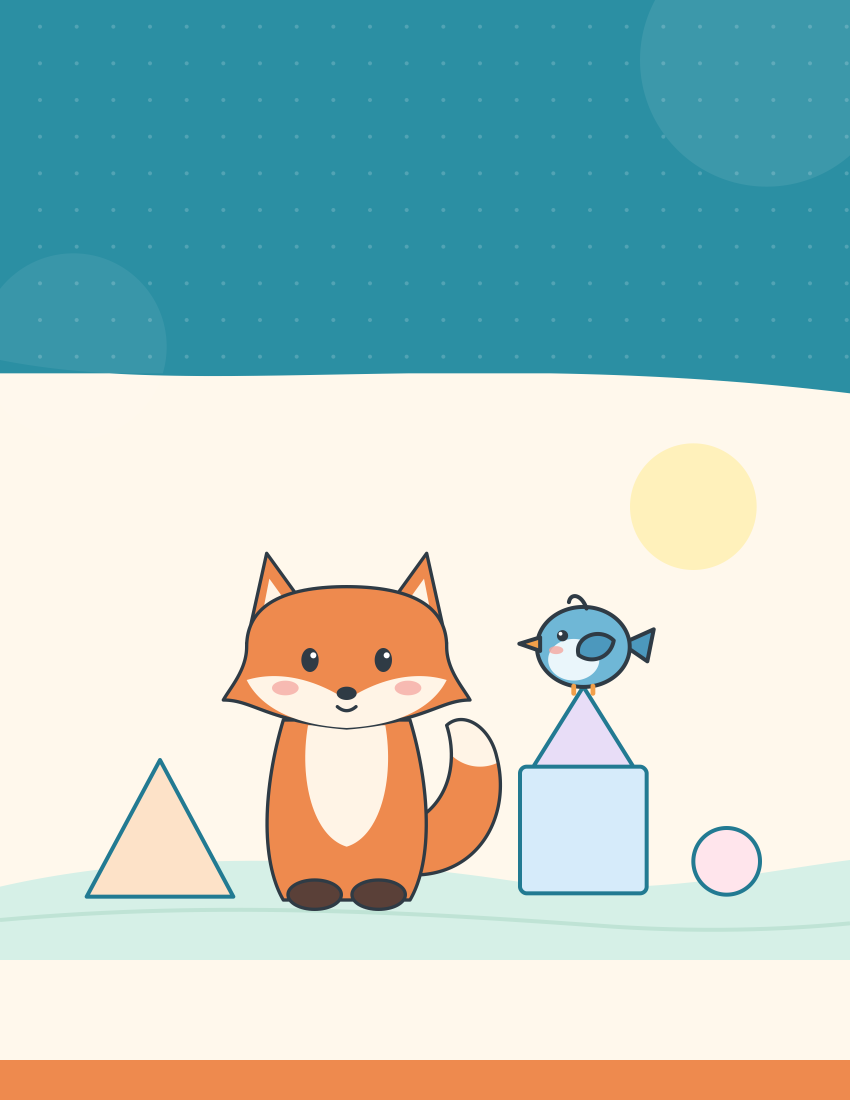
#> input picture textbook/build/img/cover_bg.png, 2550 x 3300 px (shown at 1/3 size)
$ python -i build_docx.py   (imports and definitions only)
#> lines starting #> are read from the running program, lines starting #| are printed output that depends on the picture
"""「생각을 그리는 수학」 1단계 01 학생용 DOCX 조판.

기준 파일: textbook/source/생각을그리는수학_1단계_01_학생용(2).docx
  - 사용자가 직접 고친 안내 쪽과 기본 활동 01·02의 본문(문제 그림, 점판, 그리기 칸, 여백)은
    원본 XML을 그대로 옮긴다. 활동 머리(번호·제목·오늘의 목표)와 돌아보기만 공통 틀로 바꾼다.
  - 나머지 활동은 같은 틀과 간격 규칙으로 다시 조판한다.
  - styles.xml, 기존 그림 파일은 기준 파일의 것을 그대로 쓴다.

실행: python3 illustrations.py && python3 build_docx.py
"""
import copy
import os
import re
import zipfile

from lxml import etree
from PIL import Image

HERE = os.path.dirname(os.path.abspath(__file__))
ROOT = os.path.dirname(HERE)
SRC = os.path.join(ROOT, "source", "생각을그리는수학_1단계_01_학생용(2).docx")
OUT = os.path.join(ROOT, "생각을그리는수학_1단계_01_학생용.docx")
IMG = os.path.join(HERE, "img")

NS = {
    "w": "http://schemas.openxmlformats.org/wordprocessingml/2006/main",
    "r": "http://schemas.openxmlformats.org/officeDocument/2006/relationships",
    "wp": "http://schemas.openxmlformats.org/drawingml/2006/wordprocessingDrawing",
    "a": "http://schemas.openxmlformats.org/drawingml/2006/main",
    "pic": "http://schemas.openxmlformats.org/drawingml/2006/picture",
}
W = "{%s}" % NS["w"]
NSDECL = " ".join('xmlns:%s="%s"' % kv for kv in NS.items())

# ── 공통 규격 ─────────────────────────────────────────
CORAL = "EC6F48"      # 활동 번호
TEAL = "227A92"       # 오늘의 목표, 돌아보기 머리
NAVY = "213446"       # 기본 활동 제목
AMBER = "A45C16"      # 생각 더하기 제목
GREEN = "147D88"      # 생각 넓히기 제목
HEAD_FILL = "DCEEF7"  # 표 머리칸
NOTE_FILL = "FFF6DD"  # 보기·함께 해 보기 상자
RULE = "C9D7DE"       # 머리 아래 구분선, 쓰기 줄
TW = 1440             # twips / inch
EMU = 914400          # EMU / inch
BODY_W = 10070        # 표 폭 (기준 파일과 동일)
FULL_W = 11220        # 본문 전체 폭 (활동 머리 띠)

# 활동 종류별 색: 띠·번호 배지·문제 번호·돌아보기 바탕에 함께 쓴다.
KIND = {
    "기본 활동": {"main": "2B8FA3", "tint": "E7F4F7", "title": "1D4E5C"},
    "생각 더하기": {"main": "E97F3F", "tint": "FDEFE4", "title": "7E3E12"},
    "생각 넓히기": {"main": "5FA152", "tint": "EBF5E7", "title": "2E5F27"},
}
CUR = dict(KIND["기본 활동"])   # 지금 조판 중인 활동의 색
IMG_W = 6.8           # 그림 폭 (기준 파일과 동일, inch)


def esc(t):
    return t.replace("&", "&amp;").replace("<", "&lt;").replace(">", "&gt;")


# ── 문단·런 ───────────────────────────────────────────
# [65 lines left out: functions run, para, rule_border, not called in this run]


# ── 활동 머리: 번호 배지 → 제목 → 오늘의 목표 (모든 활동 동일한 띠) ──
TOC = []   # (종류, 번호, 제목) — 차례 쪽에 쓴다


# [34 lines left out: function header, not called in this run]


ANS = "⟦답⟧"


# [35 lines left out: functions answer_box, text, q, not called in this run]


def spacer(h=None):
    return para("", after=0, line=h, line_rule="exact") if h else para("")


# [4 lines left out: function write_lines, not called in this run]


# 돌아보기는 모든 활동에서 쪽 아래 같은 자리에 둔다 (본문 길이와 상관없이 위치 통일).
BOTTOM_FRAME = ('<w:framePr w:w="11000" w:hSpace="0" w:wrap="notBeside" w:vAnchor="margin" '
                'w:hAnchor="margin" w:x="0" w:yAlign="bottom"/>')


# [62 lines left out: functions reflect, cell, table, draw_box, not called in this run]


NOTE_ICON = {"함께 해 보기": "icon_bird", "도움말": "icon_fox"}


# [20 lines left out: function note, not called in this run]


def after_table():
    return para("", after=0, line=200, line_rule="exact")


# ── 그림 ─────────────────────────────────────────────
class Media:
    def __init__(self):
        self.rels = {}      # rId -> target
        self.files = {}     # target -> bytes
        self.next_id = 100
        self.doc_pr = 3000

    def keep(self, rid, target, data):
        self.rels[rid] = target
        self.files[target] = data

    # [10 lines left out: function add, not called in this run]


MEDIA = Media()


# [19 lines left out: functions drawing, inline_img, not called in this run]


def image(rid, w_in, h_in, jc="center", after=120):
    return para([f"<w:r>{drawing(rid, w_in, h_in)}</w:r>"], jc=jc, before=60, after=after, line=240)


# [12 lines left out: function fig, not called in this run]


# ── XML 정리: 기준 파일에서 옮긴 요소의 자식 순서를 스키마 순서로 맞춘다 ──
ORDER = {
    "pPr": "pStyle keepNext keepLines pageBreakBefore framePr widowControl numPr suppressLineNumbers pBdr shd tabs "
           "suppressAutoHyphens kinsoku wordWrap overflowPunct topLinePunct autoSpaceDE autoSpaceDN bidi "
           "adjustRightInd snapToGrid spacing ind contextualSpacing mirrorIndents suppressOverlap jc textDirection "
           "textAlignment textboxTightWrap outlineLvl divId cnfStyle rPr sectPr pPrChange",
    "rPr": "rStyle rFonts b bCs i iCs caps smallCaps strike dstrike outline shadow emboss imprint noProof snapToGrid "
           "vanish webHidden color spacing w kern position sz szCs highlight u effect bdr shd fitText vertAlign rtl "
           "cs em lang eastAsianLayout specVanish oMath",
    "tcPr": "cnfStyle tcW gridSpan hMerge vMerge tcBorders shd noWrap tcMar textDirection tcFitText vAlign hideMark",
    "trPr": "cnfStyle divId gridBefore gridAfter wBefore wAfter cantSplit trHeight tblHeader tblCellSpacing jc hidden",
    "tblPr": "tblStyle tblpPr tblOverlap bidiVisual tblStyleRowBandSize tblStyleColBandSize tblW jc tblCellSpacing "
             "tblInd tblBorders shd tblLayout tblCellMar tblLook tblCaption tblDescription",
}
ORDER = {k: {n: i for i, n in enumerate(v.split())} for k, v in ORDER.items()}


def normalize(el):
    for node in el.iter():
        if not isinstance(node.tag, str):
            continue
        local = etree.QName(node).localname
        if local in ORDER and node.tag.startswith(W):
            rank = ORDER[local]
            kids = list(node)
            kids.sort(key=lambda k: rank.get(etree.QName(k).localname, 999))
            for k in kids:
                node.remove(k)
            for k in kids:
                node.append(k)
    return el


# [108 lines left out: functions frag, page_background, pill, cover, toc, not called in this run]


INTRO = []


def reused_front(orig):
    """안내 쪽 + 기본 활동 01·02: 사용자가 고친 본문을 그대로 옮긴다."""
    keep = lambda i: normalize(copy.deepcopy(orig[i]))
    out = []
    # 안내 쪽 (5~14). 첫 요소에 쪽 나눔을 명시한다.
    intro = [keep(i) for i in range(5, 15)]
    ppr = intro[0].find(W + "pPr")
    for pb in ppr.findall(W + "pageBreakBefore"):
        ppr.remove(pb)
    ppr.insert(1, etree.fromstring(f'<w:pageBreakBefore {NSDECL}/>'))
    INTRO.extend(intro)

    # 기본 활동 01
    out += frag(header("기본 활동", "01", "곧은 선과 굽은 선", "도형을 이루는 선을 보고 분류해요."))
    out += [keep(i) for i in (19, 20, 21)]
    out += frag([q("1", "도형의 기호를 알맞은 곳에 쓰세요")])
    out += frag([
        table([["곧은 선으로만\n이루어짐", "굽은 선으로만\n이루어짐", "곧은 선과 굽은 선이\n함께 있음"], ["", "", ""]],
              [3357, 3357, 3356], heights=[605, 605]),
    ])
    out += [keep(24)]
    out += frag([q("2", "나만의 도형 두 개를 그리세요")])
    out += frag([
        para([run("왼쪽 칸에는 곧은 선만, 오른쪽 칸에는 곧은 선과 굽은 선을 함께 써서 그리세요.", sz=24)]),
        draw_box(["곧은 선만 사용한 도형", "곧은 선과 굽은 선을 함께 사용한 도형"], 2239 / TW, [5035, 5035]),
    ])
    out += [keep(28)]
    out += frag([para("내가 그린 도형에서 굽은 선인 부분을 손가락으로 짚어 보세요.")])
    out += frag(reflect())

    # 기본 활동 02
    out += frag(header("기본 활동", "02", "삼각형을 찾아 그려요", "삼각형의 변과 꼭짓점을 알아보아요."))
    for i in range(36, 48):
        if i == 38:
            out += frag([q("1", "삼각형을 모두 고르세요")])
        elif i == 39:
            out += frag([text(ANS)])
        elif i == 44:
            out += frag([q("2", "점을 이어 서로 다른 삼각형 두 개를 그리세요")])
        else:
            out.append(keep(i))
    out += frag(reflect("방향이 달라도 삼각형임을 설명할 수 있나요?"))
    return out


# [491 lines left out: functions pages, anchor_reflections, build, not called in this run]


# [2 lines not run here, left out]

>>> import cv2
>>> picture = cv2.imread('img/cover_bg.png', cv2.IMREAD_GRAYSCALE)
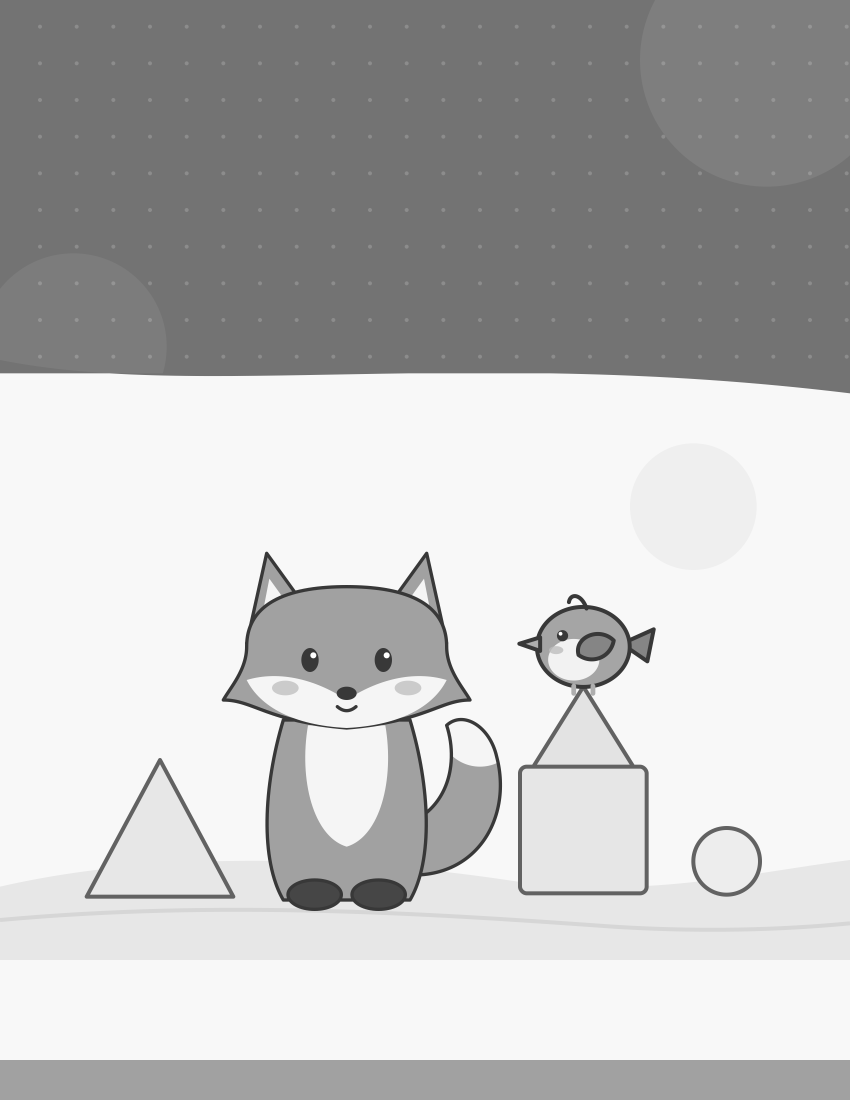
#> picture: shape (3300, 2550) (shown at 1/3 size); min 55, max 255, mean 190.9
>>> result = reused_front(picture)
#> (the run stopped early here; a loop or call above may not have finished)
